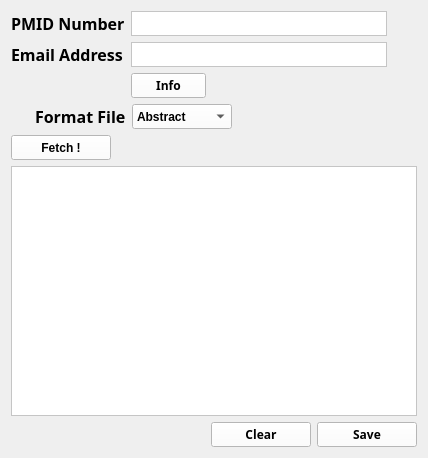
      <widget class="QWidget" name="pubmedlounge">
       <attribute name="title">
        <string>PubMed Lounge</string>
       </attribute>
       <layout class="QFormLayout" name="formLayout_6">
        <item row="0" column="0">
         <layout class="QFormLayout" name="formLayout_5">
          <item row="0" column="0">
           <widget class="QLabel" name="labem_pmid_number">
            <property name="font">
             <font>
              <family>Century Gothic</family>
              <pointsize>12</pointsize>
              <weight>75</weight>
              <bold>true</bold>
             </font>
            </property>
            <property name="text">
             <string>PMID Number</string>
            </property>
           </widget>
          </item>
          <item row="0" column="1">
           <widget class="QTextEdit" name="pmid">
            <property name="maximumSize">
             <size>
              <width>300</width>
              <height>25</height>
             </size>
            </property>
            <property name="styleSheet">
             <string notr="true">background-color: rgb(255, 255, 255);</string>
            </property>
           </widget>
          </item>
          <item row="1" column="0">
           <widget class="QLabel" name="label_pmid_email">
            <property name="font">
             <font>
              <family>Century Gothic</family>
              <pointsize>12</pointsize>
              <weight>75</weight>
              <bold>true</bold>
             </font>
            </property>
            <property name="text">
             <string>Email Address</string>
            </property>
           </widget>
          </item>
          <item row="1" column="1">
           <widget class="QTextEdit" name="pmid_email">
            <property name="maximumSize">
             <size>
              <width>300</width>
              <height>25</height>
             </size>
            </property>
            <property name="styleSheet">
             <string notr="true">background-color: rgb(255, 255, 255);</string>
            </property>
           </widget>
          </item>
          <item row="2" column="1">
           <widget class="QPushButton" name="pmid_info">
            <property name="maximumSize">
             <size>
              <width>75</width>
              <height>16777215</height>
             </size>
            </property>
            <property name="font">
             <font>
              <family>Century Gothic</family>
              <weight>75</weight>
              <bold>true</bold>
             </font>
            </property>
            <property name="styleSheet">
             <string notr="true">background-color: rgb(255, 255, 255);</string>
            </property>
            <property name="text">
             <string>Info</string>
            </property>
           </widget>
          </item>
         </layout>
        </item>
        <item row="1" column="0">
         <layout class="QHBoxLayout" name="horizontalLayout_8">
          <property name="leftMargin">
           <number>24</number>
          </property>
          <item>
           <widget class="QLabel" name="label_type_2">
            <property name="font">
             <font>
              <family>Century Gothic</family>
              <pointsize>12</pointsize>
              <weight>75</weight>
              <bold>true</bold>
             </font>
            </property>
            <property name="text">
             <string>Format File</string>
            </property>
           </widget>
          </item>
          <item>
           <widget class="QComboBox" name="pmid_spinner">
            <property name="sizePolicy">
             <sizepolicy hsizetype="Preferred" vsizetype="Fixed">
              <horstretch>0</horstretch>
              <verstretch>0</verstretch>
             </sizepolicy>
            </property>
            <property name="minimumSize">
             <size>
              <width>100</width>
              <height>25</height>
             </size>
            </property>
            <property name="maximumSize">
             <size>
              <width>100</width>
              <height>16777215</height>
             </size>
            </property>
            <property name="font">
             <font>
              <weight>75</weight>
              <bold>true</bold>
             </font>
            </property>
            <property name="styleSheet">
             <string notr="true">background-color: rgb(255, 255, 255);</string>
            </property>
            <item>
             <property name="text">
              <string>Abstract</string>
             </property>
            </item>
            <item>
             <property name="text">
              <string>MEDLINE</string>
             </property>
            </item>
            <item>
             <property name="text">
              <string>XML</string>
             </property>
            </item>
           </widget>
          </item>
         </layout>
        </item>
        <item row="2" column="0">
         <widget class="QPushButton" name="pmid_fetch">
          <property name="enabled">
           <bool>true</bool>
          </property>
          <property name="sizePolicy">
           <sizepolicy hsizetype="Preferred" vsizetype="Fixed">
            <horstretch>0</horstretch>
            <verstretch>0</verstretch>
           </sizepolicy>
          </property>
          <property name="minimumSize">
           <size>
            <width>100</width>
            <height>25</height>
           </size>
          </property>
          <property name="maximumSize">
           <size>
            <width>16777215</width>
            <height>50</height>
           </size>
          </property>
          <property name="font">
           <font>
            <weight>75</weight>
            <bold>true</bold>
           </font>
          </property>
          <property name="styleSheet">
           <string notr="true">background-color: rgb(255, 255, 255);</string>
          </property>
          <property name="text">
           <string>Fetch !</string>
          </property>
         </widget>
        </item>
        <item row="4" column="0">
         <layout class="QHBoxLayout" name="horizontalLayout_9">
          <property name="leftMargin">
           <number>200</number>
          </property>
          <property name="rightMargin">
           <number>0</number>
          </property>
          <item>
           <widget class="QPushButton" name="pmid_clear">
            <property name="minimumSize">
             <size>
              <width>100</width>
              <height>25</height>
             </size>
            </property>
            <property name="maximumSize">
             <size>
              <width>100</width>
              <height>35</height>
             </size>
            </property>
            <property name="font">
             <font>
              <family>Century Gothic</family>
              <weight>75</weight>
              <bold>true</bold>
             </font>
            </property>
            <property name="styleSheet">
             <string notr="true">background-color: rgb(255, 255, 255);</string>
            </property>
            <property name="text">
             <string>Clear</string>
            </property>
           </widget>
          </item>
          <item>
           <widget class="QPushButton" name="pmid_save">
            <property name="minimumSize">
             <size>
              <width>100</width>
              <height>25</height>
             </size>
            </property>
            <property name="maximumSize">
             <size>
              <width>100</width>
              <height>35</height>
             </size>
            </property>
            <property name="font">
             <font>
              <family>Century Gothic</family>
              <weight>75</weight>
              <bold>true</bold>
             </font>
            </property>
            <property name="styleSheet">
             <string notr="true">background-color: rgb(255, 255, 255);</string>
            </property>
            <property name="text">
             <string>Save</string>
            </property>
           </widget>
          </item>
         </layout>
        </item>
        <item row="3" column="0" colspan="2">
         <widget class="QTextEdit" name="pmid_data">
          <property name="sizePolicy">
           <sizepolicy hsizetype="Preferred" vsizetype="Preferred">
            <horstretch>0</horstretch>
            <verstretch>0</verstretch>
           </sizepolicy>
          </property>
          <property name="minimumSize">
           <size>
            <width>0</width>
            <height>250</height>
           </size>
          </property>
          <property name="maximumSize">
           <size>
            <width>16777215</width>
            <height>250</height>
           </size>
          </property>
          <property name="styleSheet">
           <string notr="true">background-color: rgb(255, 255, 255);</string>
          </property>
         </widget>
        </item>
       </layout>
      </widget>
